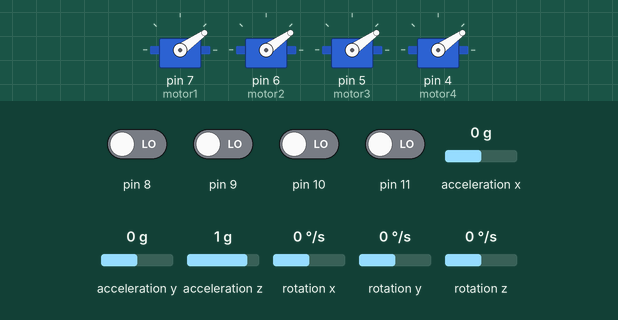
Simulated run of this sketch. Board: Arduino Uno, built with avr-gcc and run on an emulated ATmega328P. Parts: 4 × servo. Wiring (inferred from the names in the program): MPU-6050 motion sensor at I2C address 0x68. The test bench sets the inputs (shaded band); at power-on: pin 8–11 LOW, acceleration z 1 g, acceleration x 0 g, acceleration y 0 g, rotation x 0 °/s, rotation y 0 °/s, rotation z 0 °/s. What the sketch prints to the serial monitor is not drawn.

Above: at 5.0 s.
5.1 s: acceleration z set to 0 g
Timing chart, 0 to 8.1 s (numbered marks = the images above; inputs shaded):
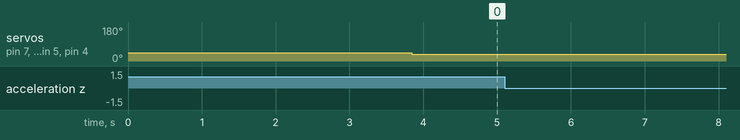

The sketch:

FlightController_Terror.ino
```cpp
#include <Wire.h>               //Include the Wire.h library so we can communicate with the gyro
#include <EEPROM.h>             //Include the EEPROM.h library so we can store information onto the EEPROM
#include <Servo.h>

//Declaring Global Variables
byte last_channel_1, last_channel_2, last_channel_3, last_channel_4;
byte lowByte, highByte, type, gyro_address, error, clockspeed_ok;
byte channel_1_assign, channel_2_assign, channel_3_assign, channel_4_assign;
byte roll_axis, pitch_axis, yaw_axis;
byte receiver_check_byte, gyro_check_byte;
int receiver_input_channel_1, receiver_input_channel_2, receiver_input_channel_3, receiver_input_channel_4;
int center_channel_1, center_channel_2, center_channel_3, center_channel_4;
int high_channel_1, high_channel_2, high_channel_3, high_channel_4;
int low_channel_1, low_channel_2, low_channel_3, low_channel_4;
int address, cal_int;
unsigned long timer, timer_1, timer_2, timer_3, timer_4, current_time;
float gyro_pitch, gyro_roll, gyro_yaw;
float gyro_roll_cal, gyro_pitch_cal, gyro_yaw_cal;

int gyro_x, gyro_y, gyro_z;
long gyro_x_cal, gyro_y_cal, gyro_z_cal;
boolean set_gyro_angles;

 boolean move = false;


long acc_x, acc_y, acc_z, acc_total_vector;
float angle_roll_acc, angle_pitch_acc;

float angle_pitch, angle_roll;
int angle_pitch_buffer, angle_roll_buffer;
float angle_pitch_output, angle_roll_output;

long loop_timer;
int temp;

Servo motor1;
Servo motor2;
Servo motor3;
Servo motor4;
int turn;


void setup(){

  pinMode(7, INPUT); // Set input pin 5 as an input
  pinMode(6, INPUT);
  pinMode(5, INPUT);
  pinMode(4, INPUT);
  Serial.begin(9600); // Pour a bowl of Serial

  motor1.attach(7);
  motor2.attach(6);
  motor3.attach(5);
  motor4.attach(4);

  motor1.writeMicroseconds(1000); // code, so the motors dont spin when the lipo battery is connected
  motor2.writeMicroseconds(1000);
  motor3.writeMicroseconds(1000);
  motor4.writeMicroseconds(1000);


  Serial.println("pending....");
  //pinMode(12, OUTPUT);
  //Arduino (Atmega) pins default to inputs, so they don't need to be explicitly declared as inputs
  PCICR |= (1 << PCIE0);    // set PCIE0 to enable PCMSK0 scan
  PCMSK0 |= (1 << PCINT0);  // set PCINT0 (digital input 8) to trigger an interrupt on state change
  PCMSK0 |= (1 << PCINT1);  // set PCINT1 (digital input 9)to trigger an interrupt on state change
  PCMSK0 |= (1 << PCINT2);  // set PCINT2 (digital input 10)to trigger an interrupt on state change
  PCMSK0 |= (1 << PCINT3);  // set PCINT3 (digital input 11)to trigger an interrupt on state change
  Wire.begin();             //Start the I2C as master
  Wire.setClock(400000);


  //Serial.begin(57600);      //Start the serial connetion @ 57600bps
setup_mpu_6050_registers();                                          //Setup the registers of the MPU-6050
  for (int cal_int = 0; cal_int < 1000 ; cal_int ++){                  //Read the raw acc and gyro data from the MPU-6050 for 1000 times
    read_mpu_6050_data();
    gyro_x_cal += gyro_x;                                              //Add the gyro x offset to the gyro_x_cal variable
    gyro_y_cal += gyro_y;                                              //Add the gyro y offset to the gyro_y_cal variable
    gyro_z_cal += gyro_z;                                              //Add the gyro z offset to the gyro_z_cal variable
    delay(3);                                                          //Delay 3us to have 250Hz for-loop
  }

  // divide by 1000 to get avarage offset
  gyro_x_cal /= 1000;
  gyro_y_cal /= 1000;
  gyro_z_cal /= 1000;
  Serial.begin(115200);
  loop_timer = micros();

  delay(250);               //Give the gyro time to start
}
ISR(PCINT0_vect){
  current_time = micros();
  //Channel 1=========================================
  if(PINB & B00000001){                                        //Is input 8 high?
    if(last_channel_1 == 0){                                   //Input 8 changed from 0 to 1
      last_channel_1 = 1;                                      //Remember current input state
      timer_1 = current_time;                                  //Set timer_1 to current_time
    }
  }
  else if(last_channel_1 == 1){                                //Input 8 is not high and changed from 1 to 0
    last_channel_1 = 0;                                        //Remember current input state
    receiver_input_channel_1 = current_time - timer_1;         //Channel 1 is current_time - timer_1
  }
  //Channel 2=========================================
  if(PINB & B00000010 ){                                       //Is input 9 high?
    if(last_channel_2 == 0){                                   //Input 9 changed from 0 to 1
      last_channel_2 = 1;                                      //Remember current input state
      timer_2 = current_time;                                  //Set timer_2 to current_time
    }
  }
  else if(last_channel_2 == 1){                                //Input 9 is not high and changed from 1 to 0
    last_channel_2 = 0;                                        //Remember current input state
    receiver_input_channel_2 = current_time - timer_2;         //Channel 2 is current_time - timer_2
  }
  //Channel 3=========================================
  if(PINB & B00000100 ){                                       //Is input 10 high?
    if(last_channel_3 == 0){                                   //Input 10 changed from 0 to 1
      last_channel_3 = 1;                                      //Remember current input state
      timer_3 = current_time;                                  //Set timer_3 to current_time
    }
  }
  else if(last_channel_3 == 1){                                //Input 10 is not high and changed from 1 to 0
    last_channel_3 = 0;                                        //Remember current input state
    receiver_input_channel_3 = current_time - timer_3;         //Channel 3 is current_time - timer_3

  }
  //Channel 4=========================================
  if(PINB & B00001000 ){                                       //Is input 11 high?
    if(last_channel_4 == 0){                                   //Input 11 changed from 0 to 1
      last_channel_4 = 1;                                      //Remember current input state
      timer_4 = current_time;                                  //Set timer_4 to current_time
    }
  }
  else if(last_channel_4 == 1){                                //Input 11 is not high and changed from 1 to 0
    last_channel_4 = 0;                                        //Remember current input state
    receiver_input_channel_4 = current_time - timer_4;         //Channel 4 is current_time - timer_4
  }
}
void loop() {


  if((receiver_input_channel_3 < 1100) && (receiver_input_channel_4) >= 1900 )
  {

     motor1.writeMicroseconds(1500);
     motor2.writeMicroseconds(1500);
     motor3.writeMicroseconds(1500);
     motor4.writeMicroseconds(1500);
     move = true;
  }

  if((receiver_input_channel_3 < 1100) && (receiver_input_channel_4) <= 1100 )
  {

     motor1.writeMicroseconds(900);
     motor2.writeMicroseconds(900);
     motor3.writeMicroseconds(900);
     motor4.writeMicroseconds(900);
    move = false;
  }

  if((angle_pitch_output > 30 || angle_pitch_output < -30) || (angle_roll_output > 20 || angle_roll_output < -30))
  {
     motor1.writeMicroseconds(900);
     motor2.writeMicroseconds(900);
     motor3.writeMicroseconds(900);
     motor4.writeMicroseconds(900);
  }

  if(move)
  {
    motor1.writeMicroseconds(receiver_input_channel_3);
    motor2.writeMicroseconds(receiver_input_channel_3);
    motor3.writeMicroseconds(receiver_input_channel_3);
    motor4.writeMicroseconds(receiver_input_channel_3);
  }


  read_mpu_6050_data();
 //Subtract the offset values from the raw gyro values
  gyro_x -= gyro_x_cal;
  gyro_y -= gyro_y_cal;
  gyro_z -= gyro_z_cal;

  //Gyro angle calculations . Note 0.0000611 = 1 / (250Hz x 65.5)
  angle_pitch += gyro_x * 0.0000611;                                   //Calculate the traveled pitch angle and add this to the angle_pitch variable
  angle_roll += gyro_y * 0.0000611;                                    //Calculate the traveled roll angle and add this to the angle_roll variable
  //0.000001066 = 0.0000611 * (3.142(PI) / 180degr) The Arduino sin function is in radians
  angle_pitch += angle_roll * sin(gyro_z * 0.000001066);               //If the IMU has yawed transfer the roll angle to the pitch angel
  angle_roll -= angle_pitch * sin(gyro_z * 0.000001066);               //If the IMU has yawed transfer the pitch angle to the roll angel

  //Accelerometer angle calculations
  acc_total_vector = sqrt((acc_x*acc_x)+(acc_y*acc_y)+(acc_z*acc_z));  //Calculate the total accelerometer vector
  //57.296 = 1 / (3.142 / 180) The Arduino asin function is in radians
  angle_pitch_acc = asin((float)acc_y/acc_total_vector)* 57.296;       //Calculate the pitch angle
  angle_roll_acc = asin((float)acc_x/acc_total_vector)* -57.296;       //Calculate the roll angle

  angle_pitch_acc -= 0.0;                                              //Accelerometer calibration value for pitch
  angle_roll_acc -= 0.0;                                               //Accelerometer calibration value for roll

  if(set_gyro_angles){                                                 //If the IMU is already started
    angle_pitch = angle_pitch * 0.9996 + angle_pitch_acc * 0.0004;     //Correct the drift of the gyro pitch angle with the accelerometer pitch angle
    angle_roll = angle_roll * 0.9996 + angle_roll_acc * 0.0004;        //Correct the drift of the gyro roll angle with the accelerometer roll angle
  }
  else{                                                                //At first start
    angle_pitch = angle_pitch_acc;                                     //Set the gyro pitch angle equal to the accelerometer pitch angle
    angle_roll = angle_roll_acc;                                       //Set the gyro roll angle equal to the accelerometer roll angle
    set_gyro_angles = true;                                            //Set the IMU started flag
  }

  //To dampen the pitch and roll angles a complementary filter is used
  angle_pitch_output = angle_pitch_output * 0.9 + angle_pitch * 0.1;   //Take 90% of the output pitch value and add 10% of the raw pitch value
  angle_roll_output = angle_roll_output * 0.9 + angle_roll * 0.1;      //Take 90% of the output roll value and add 10% of the raw roll value


  Serial.print("| Angle pitch = "); Serial.print(angle_pitch_output); Serial.print(" ");
   Serial.print("| Angle roll  = "); Serial.print(angle_roll_output); Serial.print(" ");


 while(micros() - loop_timer < 4000){
                                   //Wait until the loop_timer reaches 4000us (250Hz) before starting the next loop
 }
 loop_timer = micros();//Reset the loop timer


 /* Serial.print("ch1:"); Serial.print(receiver_input_channel_1);
  Serial.print("| ch2:"); Serial.print(receiver_input_channel_2);
  Serial.print(" ch3:"); Serial.print(receiver_input_channel_3);
  Serial.print("| ch4:"); Serial.print(receiver_input_channel_4);*/
  Serial.println("\n");
}

void setup_mpu_6050_registers(){
  //Activate the MPU-6050
  Wire.beginTransmission(0x68);                                        //Start communicating with the MPU-6050
  Wire.write(0x6B);                                                    //Send the requested starting register
  Wire.write(0x00);                                                    //Set the requested starting register
  Wire.endTransmission();
  //Configure the accelerometer (+/-8g)
  Wire.beginTransmission(0x68);                                        //Start communicating with the MPU-6050
  Wire.write(0x1C);                                                    //Send the requested starting register
  Wire.write(0x10);                                                    //Set the requested starting register
  Wire.endTransmission();
  //Configure the gyro (500dps full scale)
  Wire.beginTransmission(0x68);                                        //Start communicating with the MPU-6050
  Wire.write(0x1B);                                                    //Send the requested starting register
  Wire.write(0x08);                                                    //Set the requested starting register
  Wire.endTransmission();
}


void read_mpu_6050_data(){                                              //Subroutine for reading the raw gyro and accelerometer data
  Wire.beginTransmission(0x68);                                        //Start communicating with the MPU-6050
  Wire.write(0x3B);                                                    //Send the requested starting register
  Wire.endTransmission();                                              //End the transmission
  Wire.requestFrom(0x68,14);                                           //Request 14 bytes from the MPU-6050
  while(Wire.available() < 14);                                        //Wait until all the bytes are received
  acc_x = Wire.read()<<8|Wire.read();
  acc_y = Wire.read()<<8|Wire.read();
  acc_z = Wire.read()<<8|Wire.read();
  temp = Wire.read()<<8|Wire.read();
  gyro_x = Wire.read()<<8|Wire.read();
  gyro_y = Wire.read()<<8|Wire.read();
  gyro_z = Wire.read()<<8|Wire.read();
}
```
